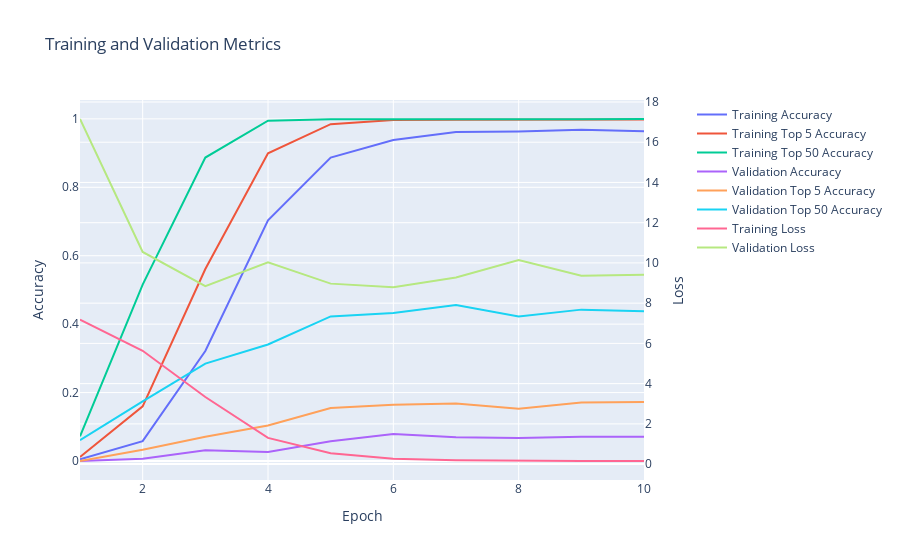

The notebook cell this image was saved under:
### Code cell
softmax_similarity_model.display_training_history()

### Figure 1 — Plotly figure (JSON) as saved in the notebook; plotly's stock layout.template omitted (floating-point values rounded to 4 significant figures)
{"data": [{"mode": "lines", "name": "Training Accuracy", "type": "scatter", "x": [1, 2, 3, 4, 5, 6, 7, 8, 9, 10], "xaxis": "x", "y": [0.005343, 0.05795, 0.3214, 0.7032, 0.887, 0.9379, 0.9618, 0.963, 0.9679, 0.9638, 0.9564], "yaxis": "y"}, {"mode": "lines", "name": "Training Top 5 Accuracy", "type": "scatter", "x": [1, 2, 3, 4, 5, 6, 7, 8, 9, 10], "xaxis": "x", "y": [0.01192, 0.1599, 0.561, 0.8993, 0.9844, 0.9963, 0.9975, 0.9975, 0.9979, 0.9979, 0.9959], "yaxis": "y"}, {"mode": "lines", "name": "Training Top 50 Accuracy", "type": "scatter", "x": [1, 2, 3, 4, 5, 6, 7, 8, 9, 10], "xaxis": "x", "y": [0.07234, 0.5154, 0.887, 0.9947, 0.9992, 0.9988, 0.9996, 0.9988, 0.9992, 0.9996, 0.9979], "yaxis": "y"}, {"mode": "lines", "name": "Validation Accuracy", "type": "scatter", "x": [1, 2, 3, 4, 5, 6, 7, 8, 9, 10], "xaxis": "x", "y": [0.0, 0.006579, 0.03125, 0.02632, 0.05757, 0.07895, 0.06908, 0.06743, 0.07072, 0.07072, 0.0773], "yaxis": "y"}, {"mode": "lines", "name": "Validation Top 5 Accuracy", "type": "scatter", "x": [1, 2, 3, 4, 5, 6, 7, 8, 9, 10], "xaxis": "x", "y": [0.0, 0.03289, 0.07072, 0.1036, 0.1546, 0.1645, 0.1678, 0.153, 0.1711, 0.1727, 0.1711], "yaxis": "y"}, {"mode": "lines", "name": "Validation Top 50 Accuracy", "type": "scatter", "x": [1, 2, 3, 4, 5, 6, 7, 8, 9, 10], "xaxis": "x", "y": [0.06086, 0.1743, 0.2845, 0.3405, 0.4227, 0.4326, 0.4556, 0.4227, 0.4424, 0.4375, 0.4441], "yaxis": "y"}, {"mode": "lines", "name": "Training Loss", "type": "scatter", "x": [1, 2, 3, 4, 5, 6, 7, 8, 9, 10], "xaxis": "x", "y": [7.183, 5.636, 3.337, 1.303, 0.5397, 0.273, 0.1906, 0.1912, 0.1578, 0.1551, 0.2029], "yaxis": "y2"}, {"mode": "lines", "name": "Validation Loss", "type": "scatter", "x": [1, 2, 3, 4, 5, 6, 7, 8, 9, 10], "xaxis": "x", "y": [17.15, 10.54, 8.847, 10.03, 8.971, 8.79, 9.276, 10.15, 9.36, 9.416, 9.013], "yaxis": "y2"}], "layout": {"title": {"text": "Training and Validation Metrics"}, "xaxis": {"anchor": "y", "domain": [0.0, 0.94], "title": {"text": "Epoch"}}, "yaxis": {"anchor": "x", "domain": [0.0, 1.0], "title": {"text": "Accuracy"}}, "yaxis2": {"anchor": "x", "overlaying": "y", "side": "right", "title": {"text": "Loss"}}}}
